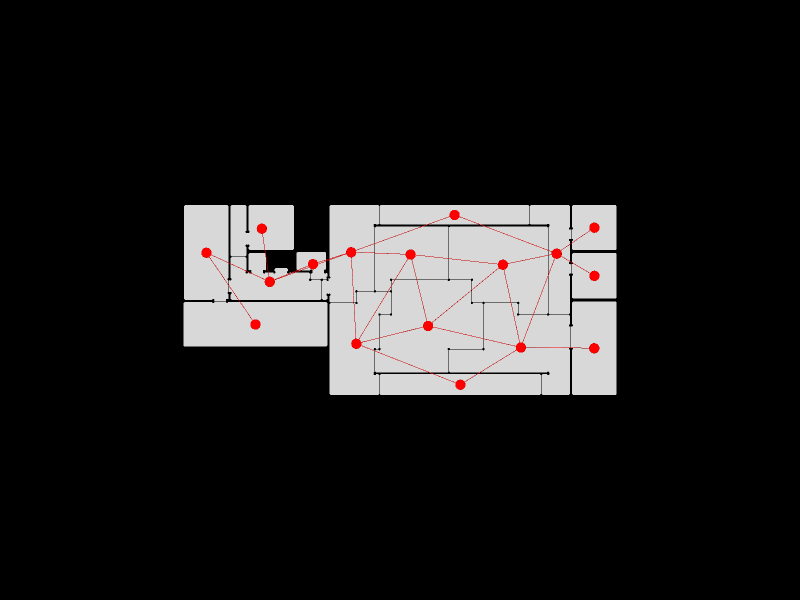

The notebook cell saved with this chart:
### Markdown cell above
Show the result

### Code cell
Topology.Show(new_shell, new_graph,
              faceOpacity=0.9,
              showEdges=True,
              showVertices=True,
              vertexSizeKey="size",
              vertexColorKey="color",
              camera=[0,0,6],
              backgroundColor="black",
              width=800,
              height=600,
              renderer=renderer)

### Figure 1 — Plotly figure (JSON) as saved in the notebook; plotly's stock layout.template omitted (floating-point values rounded to 4 significant figures; data arrays with more than 128 entries replaced by an {"elided": "..."} marker saying what was removed)
{"data": [{"customdata": ["", "", "", "", "", "", "", "", "", "", "", "", "", "", "", "", "", "", "", "", "", "", "", "", "", "", "", "", "", "", "", "", "", "", "", "", "", "", "", "", "", "", "", "", "", "", "", "", "", "", "", "", "", "", "", "", "", "", "", "", "", "", "", "", "", "", "", "", "", "", "", "", "", "", "", "", "", "", "", "", "", "", "", "", "", "", "", "", "", "", "", "", "", "", "", "", "", "", "", "", "", "", "", "", "", "", "", "", "", "", "", "", "", "", "", "", "", "", "", "", "", "", "", "", "", "", ""], "hoverinfo": "text", "hovertemplate": ["Click ", "Click ", "Click ", "Click ", "Click ", "Click ", "Click ", "Click ", "Click ", "Click ", "Click ", "Click ", "Click ", "Click ", "Click ", "Click ", "Click ", "Click ", "Click ", "Click ", "Click ", "Click ", "Click ", "Click ", "Click ", "Click ", "Click ", "Click ", "Click ", "Click ", "Click ", "Click ", "Click ", "Click ", "Click ", "Click ", "Click ", "Click ", "Click ", "Click ", "Click ", "Click ", "Click ", "Click ", "Click ", "Click ", "Click ", "Click ", "Click ", "Click ", "Click ", "Click ", "Click ", "Click ", "Click ", "Click ", "Click ", "Click ", "Click ", "Click ", "Click ", "Click ", "Click ", "Click ", "Click ", "Click ", "Click ", "Click ", "Click ", "Click ", "Click ", "Click ", "Click ", "Click ", "Click ", "Click ", "Click ", "Click ", "Click ", "Click ", "Click ", "Click ", "Click ", "Click ", "Click ", "Click ", "Click ", "Click ", "Click ", "Click ", "Click ", "Click ", "Click ", "Click ", "Click ", "Click ", "Click ", "Click ", "Click ", "Click ", "Click ", "Click ", "Click ", "Click ", "Click ", "Click ", "Click ", "Click ", "Click ", "Click ", "Click ", "Click ", "Click ", "Click ", "Click ", "Click ", "Click ", "Click ", "Click ", "Click ", "Click ", "Click ", "Click ", "Click ", "Click ", "Click ", "Click "], "hovertext": ["", "", "", "", "", "", "", "", "", "", "", "", "", "", "", "", "", "", "", "", "", "", "", "", "", "", "", "", "", "", "", "", "", "", "", "", "", "", "", "", "", "", "", "", "", "", "", "", "", "", "", "", "", "", "", "", "", "", "", "", "", "", "", "", "", "", "", "", "", "", "", "", "", "", "", "", "", "", "", "", "", "", "", "", "", "", "", "", "", "", "", "", "", "", "", "", "", "", "", "", "", "", "", "", "", "", "", "", "", "", "", "", "", "", "", "", "", "", "", "", "", "", "", "", "", "", ""], "legendgroup": "1", "legendrank": 1, "marker": {"color": ["#000000", "#000000", "#000000", "#000000", "#000000", "#000000", "#000000", "#000000", "#000000", "#000000", "#000000", "#000000", "#000000", "#000000", "#000000", "#000000", "#000000", "#000000", "#000000", "#000000", "#000000", "#000000", "#000000", "#000000", "#000000", "#000000", "#000000", "#000000", "#000000", "#000000", "#000000", "#000000", "#000000", "#000000", "#000000", "#000000", "#000000", "#000000", "#000000", "#000000", "#000000", "#000000", "#000000", "#000000", "#000000", "#000000", "#000000", "#000000", "#000000", "#000000", "#000000", "#000000", "#000000", "#000000", "#000000", "#000000", "#000000", "#000000", "#000000", "#000000", "#000000", "#000000", "#000000", "#000000", "#000000", "#000000", "#000000", "#000000", "#000000", "#000000", "#000000", "#000000", "#000000", "#000000", "#000000", "#000000", "#000000", "#000000", "#000000", "#000000", "#000000", "#000000", "#000000", "#000000", "#000000", "#000000", "#000000", "#000000", "#000000", "#000000", "#000000", "#000000", "#000000", "#000000", "#000000", "#000000", "#000000", "#000000", "#000000", "#000000", "#000000", "#000000", "#000000", "#000000", "#000000", "#000000", "#000000", "#000000", "#000000", "#000000", "#000000", "#000000", "#000000", "#000000", "#000000", "#000000", "#000000", "#000000", "#000000", "#000000", "#000000", "#000000", "#000000", "#000000", "#000000", "#000000", "#000000"], "line": {"width": 0}, "opacity": 1, "size": [2.8, 2.8, 2.8, 2.8, 2.8, 2.8, 2.8, 2.8, 2.8, 2.8, 2.8, 2.8, 2.8, 2.8, 2.8, 2.8, 2.8, 2.8, 2.8, 2.8, 2.8, 2.8, 2.8, 2.8, 2.8, 2.8, 2.8, 2.8, 2.8, 2.8, 2.8, 2.8, 2.8, 2.8, 2.8, 2.8, 2.8, 2.8, 2.8, 2.8, 2.8, 2.8, 2.8, 2.8, 2.8, 2.8, 2.8, 2.8, 2.8, 2.8, 2.8, 2.8, 2.8, 2.8, 2.8, 2.8, 2.8, 2.8, 2.8, 2.8, 2.8, 2.8, 2.8, 2.8, 2.8, 2.8, 2.8, 2.8, 2.8, 2.8, 2.8, 2.8, 2.8, 2.8, 2.8, 2.8, 2.8, 2.8, 2.8, 2.8, 2.8, 2.8, 2.8, 2.8, 2.8, 2.8, 2.8, 2.8, 2.8, 2.8, 2.8, 2.8, 2.8, 2.8, 2.8, 2.8, 2.8, 2.8, 2.8, 2.8, 2.8, 2.8, 2.8, 2.8, 2.8, 2.8, 2.8, 2.8, 2.8, 2.8, 2.8, 2.8, 2.8, 2.8, 2.8, 2.8, 2.8, 2.8, 2.8, 2.8, 2.8, 2.8, 2.8, 2.8, 2.8, 2.8, 2.8], "sizemode": "diameter", "symbol": "circle"}, "mode": "markers", "name": "1: Untitled (Vertices)", "showlegend": false, "text": ["", "", "", "", "", "", "", "", "", "", "", "", "", "", "", "", "", "", "", "", "", "", "", "", "", "", "", "", "", "", "", "", "", "", "", "", "", "", "", "", "", "", "", "", "", "", "", "", "", "", "", "", "", "", "", "", "", "", "", "", "", "", "", "", "", "", "", "", "", "", "", "", "", "", "", "", "", "", "", "", "", "", "", "", "", "", "", "", "", "", "", "", "", "", "", "", "", "", "", "", "", "", "", "", "", "", "", "", "", "", "", "", "", "", "", "", "", "", "", "", "", "", "", "", "", "", ""], "type": "scatter3d", "x": [7.2, 5.65, 5.65, 5.8, 5.8, 5.5, 5.5, 4.1, 4.1, 3.95, 3.95, 4.1, 4.1, 12, 12, 11, 11, 9.1, 9.1, 7.9, 7.9, 7, 7, 7.2, 5.5, 5.65, 5.65, 9.6, 9.6, 5.65, 5.65, 5.5, 5.5, 4.1, 12.5, 12.5, 12.5, 12.3, 12.3, 12.4, 12.4, 9.8, 9.8, 11.1, 11.1, 3.95, 0.05, 0.05, 2.6, 2.6, 3.8, 3.8, 3.95, 12.5, 12.5, 12.65, 12.65, 15, 15, 16.6, 16.6, 16.6, 17, 17, 12.65, 12.65, 0, 0, 12.5, 12.5, 12.65, 17, 17, 16.6, 16.6, 16.6, 17, 17, 18, 18, 18, 23, 23, 23, 23, 26, 26, 25, 25, 30, 30, 29, 29, 31.6, 31.6, 31, 31, 33.5, 33.5, 33.5, 33.5, 31.6, 31.6, 33.5, 33.65, 33.65, 33.5, 33.5, 33.65, 33.65, 33.5, 33.5, 31.6, 33.65, 37.55, 37.55, 33.65, 33.65, 37.55, 37.55, 33.65, 33.65, 33.65, 37.55, 37.55, 33.65, 33.65], "y": [12.35, 12.35, 10.75, 10.75, 10.65, 10.65, 12, 12, 10.05, 10.05, 8.85, 8.85, 8.25, 8.25, 10, 10, 10.65, 10.65, 11.05, 11.05, 10.65, 10.65, 10.75, 10.75, 12.95, 12.95, 12.55, 12.55, 16.5, 16.5, 14.15, 14.15, 16.5, 16.5, 10, 10.2, 10.65, 10.65, 10.8, 10.8, 12.45, 12.45, 10.8, 10.8, 10.65, 16.5, 16.5, 8.25, 8.25, 8.1, 8.1, 8.25, 8.25, 8.25, 8.7, 8.7, 8, 8, 9, 9, 14.65, 14.75, 14.75, 16.5, 16.5, 10.2, 8.1, 4.2, 4.2, 8.1, 0, 0, 1.85, 1.85, 1.95, 4, 4, 7, 7, 9, 10, 10, 14.65, 1.95, 4, 4, 8, 8, 10, 14.75, 16.5, 8, 7, 7, 14.65, 0, 1.85, 0, 4.05, 6.05, 7, 1.95, 1.85, 10.45, 10.45, 11.45, 11.45, 13.45, 13.45, 14.45, 14.45, 16.5, 14.75, 8.35, 8.35, 12.35, 12.35, 12.55, 12.55, 16.5, 16.5, 4.05, 0, 0, 8.15, 8.15, 6.05], "z": [0, 0, 0, 0, 0, 0, 0, 0, 0, 0, 0, 0, 0, 0, 0, 0, 0, 0, 0, 0, 0, 0, 0, 0, 0, 0, 0, 0, 0, 0, 0, 0, 0, 0, 0, 0, 0, 0, 0, 0, 0, 0, 0, 0, 0, 0, 0, 0, 0, 0, 0, 0, 0, 0, 0, 0, 0, 0, 0, 0, 0, 0, 0, 0, 0, 0, 0, 0, 0, 0, 0, 0, 0, 0, 0, 0, 0, 0, 0, 0, 0, 0, 0, 0, 0, 0, 0, 0, 0, 0, 0, 0, 0, 0, 0, 0, 0, 0, 0, 0, 0, 0, 0, 0, 0, 0, 0, 0, 0, 0, 0, 0, 0, 0, 0, 0, 0, 0, 0, 0, 0, 0, 0, 0, 0, 0, 0]}, {"hoverinfo": "text", "legendgroup": "2", "legendrank": 2, "line": {"color": "black", "dash": "solid", "width": 1}, "marker": {"size": 0}, "mode": "lines", "name": "1: Untitled (Edges)", "showlegend": false, "text": "", "type": "scatter3d", "x": {"elided": "435 float values"}, "y": {"elided": "435 float values"}, "z": {"elided": "435 int values"}}, {"cmax": 1, "cmin": 0, "color": "#FAFAFA", "colorscale": [[0, "#440154"], [0.1111, "#482878"], [0.2222, "#3e4989"], [0.3333, "#31688e"], [0.4444, "#26828e"], [0.5556, "#1f9e89"], [0.6667, "#35b779"], [0.7778, "#6ece58"], [0.8889, "#b5de2b"], [1, "#fde725"]], "flatshading": true, "hoverinfo": "text", "hovertext": "", "i": {"elided": "150 int values"}, "j": {"elided": "150 int values"}, "k": {"elided": "150 int values"}, "legendgroup": "3", "legendrank": 3, "lighting": {"facenormalsepsilon": 0}, "name": "1: Untitled (Faces)", "opacity": 0.9, "showlegend": false, "showscale": false, "text": "", "type": "mesh3d", "x": [4.1, 3.95, 3.95, 4.1, 5.5, 4.1, 5.8, 4.1, 5.5, 7, 7, 5.8, 7.9, 7.2, 7.2, 9.1, 7.9, 9.1, 12, 11, 11, 12, 5.65, 5.65, 5.5, 5.5, 5.65, 5.65, 4.1, 5.5, 9.6, 5.65, 9.6, 5.65, 11.1, 9.8, 9.8, 11.1, 12.5, 12.5, 12.3, 12.3, 12.5, 12.4, 12.4, 3.8, 2.6, 2.6, 3.8, 3.95, 0.05, 0.05, 3.95, 12.5, 12.5, 12.65, 12.65, 15, 12.65, 15, 16.6, 16.6, 12.65, 16.6, 17, 17, 0, 0, 12.5, 12.5, 16.6, 12.65, 17, 16.6, 17, 16.6, 17, 17, 18, 18, 18, 23, 23, 23, 23, 25, 26, 26, 25, 30, 30, 29, 31.6, 29, 31.6, 31, 31, 31.6, 33.5, 31.6, 33.5, 33.5, 33.5, 33.5, 33.65, 33.65, 33.5, 31.6, 33.5, 33.5, 33.65, 33.65, 33.5, 37.55, 33.65, 37.55, 33.65, 37.55, 33.65, 37.55, 33.65, 33.65, 33.65, 37.55, 33.65, 37.55, 33.65], "y": [10.05, 10.05, 8.85, 8.85, 10.65, 12, 10.65, 8.25, 12, 10.65, 10.75, 10.75, 10.65, 12.35, 10.75, 11.05, 11.05, 10.65, 8.25, 10, 10.65, 10, 12.35, 10.75, 12.95, 14.15, 14.15, 12.95, 16.5, 16.5, 12.55, 12.55, 16.5, 16.5, 10.65, 12.45, 10.8, 10.8, 10.2, 10, 10.65, 10.8, 10.65, 12.45, 10.8, 8.1, 8.25, 8.1, 8.25, 8.25, 8.25, 16.5, 16.5, 8.7, 8.25, 8.7, 10.2, 8, 8, 9, 14.65, 9, 16.5, 14.75, 16.5, 14.75, 8.1, 4.2, 4.2, 8.1, 1.85, 0, 0, 1.95, 1.85, 4, 7, 4, 9, 7, 10, 14.65, 10, 1.95, 4, 8, 4, 8, 10, 16.5, 14.75, 8, 7, 7, 14.65, 1.85, 0, 1.85, 0, 1.95, 4.05, 6.05, 7, 10.45, 11.45, 10.45, 11.45, 14.75, 13.45, 14.45, 13.45, 14.45, 16.5, 8.35, 8.35, 12.35, 12.35, 12.55, 12.55, 16.5, 16.5, 4.05, 0, 0, 6.05, 8.15, 8.15], "z": [0, 0, 0, 0, 0, 0, 0, 0, 0, 0, 0, 0, 0, 0, 0, 0, 0, 0, 0, 0, 0, 0, 0, 0, 0, 0, 0, 0, 0, 0, 0, 0, 0, 0, 0, 0, 0, 0, 0, 0, 0, 0, 0, 0, 0, 0, 0, 0, 0, 0, 0, 0, 0, 0, 0, 0, 0, 0, 0, 0, 0, 0, 0, 0, 0, 0, 0, 0, 0, 0, 0, 0, 0, 0, 0, 0, 0, 0, 0, 0, 0, 0, 0, 0, 0, 0, 0, 0, 0, 0, 0, 0, 0, 0, 0, 0, 0, 0, 0, 0, 0, 0, 0, 0, 0, 0, 0, 0, 0, 0, 0, 0, 0, 0, 0, 0, 0, 0, 0, 0, 0, 0, 0, 0, 0, 0, 0]}, {"hoverinfo": "text", "legendgroup": "6", "legendrank": 6, "line": {"color": "red", "dash": "solid", "width": 1}, "marker": {"size": 0}, "mode": "lines", "name": "2: Untitled Graph (Edges)", "showlegend": false, "text": "", "type": "scatter3d", "x": [27.68, 32.33, null, 19.69, 27.68, null, 27.68, 29.23, null, 21.21, 27.68, null, 14.98, 24, null, 14.98, 19.69, null, 14.54, 14.98, null, 14.98, 21.21, null, 7.491, 6.802, null, 7.491, 11.24, null, 7.491, 14.54, null, 7.491, 2.007, null, 11.24, 14.54, null, 2.007, 6.25, null, 14.54, 19.69, null, 19.69, 21.21, null, 23.5, 32.33, null, 14.54, 23.5, null, 29.23, 35.58, null, 24, 29.23, null, 29.23, 32.33, null, 21.21, 29.23, null, 32.33, 35.6, null, 32.33, 35.6, null], "y": [11.31, 12.27, null, 12.2, 11.31, null, 11.31, 4.146, null, 6.013, 11.31, null, 4.472, 0.925, null, 4.472, 12.2, null, 12.4, 4.472, null, 4.472, 6.013, null, 9.834, 14.44, null, 9.834, 11.36, null, 9.834, 12.4, null, 9.834, 12.35, null, 11.36, 12.4, null, 12.35, 6.15, null, 12.4, 12.2, null, 12.2, 6.013, null, 15.62, 12.27, null, 12.4, 15.62, null, 4.146, 4.084, null, 0.925, 4.146, null, 4.146, 12.27, null, 6.013, 4.146, null, 12.27, 10.35, null, 12.27, 14.53, null], "z": [0, 0, null, 0, 0, null, 0, 0, null, 0, 0, null, 0, 0, null, 0, 0, null, 0, 0, null, 0, 0, null, 0, 0, null, 0, 0, null, 0, 0, null, 0, 0, null, 0, 0, null, 0, 0, null, 0, 0, null, 0, 0, null, 0, 0, null, 0, 0, null, 0, 0, null, 0, 0, null, 0, 0, null, 0, 0, null, 0, 0, null, 0, 0, null]}, {"customdata": ["", "", "", "", "", "", "", "", "", "", "", "", "", "", "", "", ""], "hoverinfo": "text", "hovertemplate": ["Click ", "Click ", "Click ", "Click ", "Click ", "Click ", "Click ", "Click ", "Click ", "Click ", "Click ", "Click ", "Click ", "Click ", "Click ", "Click ", "Click "], "hovertext": ["", "", "", "", "", "", "", "", "", "", "", "", "", "", "", "", ""], "legendgroup": "5", "legendrank": 5, "marker": {"color": ["#FF0000", "#FF0000", "#FF0000", "#FF0000", "#FF0000", "#FF0000", "#FF0000", "#FF0000", "#FF0000", "#FF0000", "#FF0000", "#FF0000", "#FF0000", "#FF0000", "#FF0000", "#FF0000", "#FF0000"], "line": {"width": 0}, "opacity": 1, "size": [12, 12, 12, 12, 12, 12, 12, 12, 12, 12, 12, 12, 12, 12, 12, 12, 12], "sizemode": "diameter", "symbol": "circle"}, "mode": "markers", "name": "2: Untitled Graph (Vertices)", "showlegend": false, "text": ["", "", "", "", "", "", "", "", "", "", "", "", "", "", "", "", ""], "type": "scatter3d", "x": [27.68, 14.98, 7.491, 11.24, 2.007, 6.802, 19.69, 6.25, 23.5, 29.23, 32.33, 35.6, 35.6, 14.54, 21.21, 24, 35.58], "y": [11.31, 4.472, 9.834, 11.36, 12.35, 14.44, 12.2, 6.15, 15.62, 4.146, 12.27, 10.35, 14.53, 12.4, 6.013, 0.925, 4.084], "z": [0, 0, 0, 0, 0, 0, 0, 0, 0, 0, 0, 0, 0, 0, 0, 0, 0]}], "layout": {"autosize": true, "height": 600, "margin": {"b": 40, "l": 40, "r": 40, "t": 40}, "paper_bgcolor": "#000000", "plot_bgcolor": "#000000", "scene": {"aspectmode": "data", "camera": {"center": {"x": 0, "y": 0, "z": 0}, "eye": {"x": 0, "y": 0, "z": 6}, "projection": {"type": "perspective"}, "up": {"x": 0, "y": 1, "z": 0}}, "xaxis": {"visible": false}, "yaxis": {"visible": false}, "zaxis": {"visible": false}}, "showlegend": true, "width": 800, "xaxis": {"showgrid": false, "visible": false, "zeroline": false}, "yaxis": {"showgrid": false, "visible": false, "zeroline": false}}}
